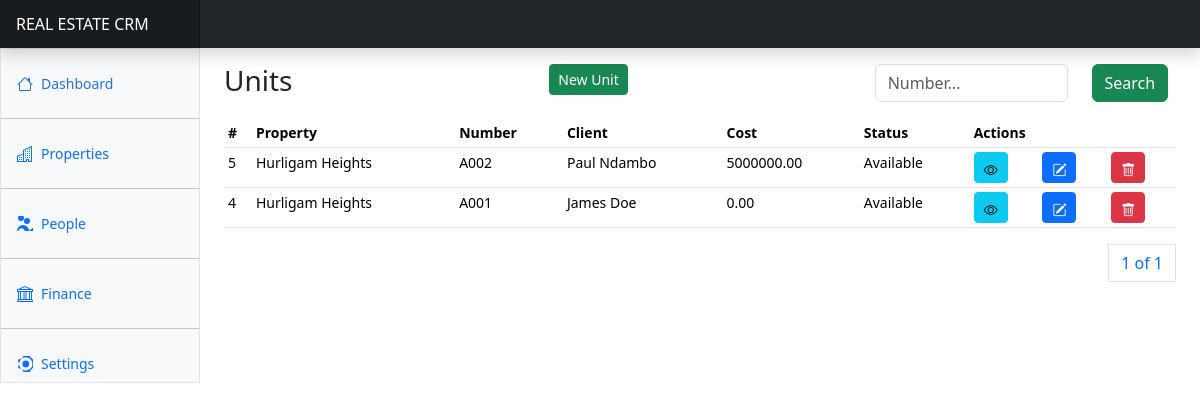
/properties/3/units/ (signed in), run on the app's committed database.
### apps/properties/models.py (models this page shows, shortened)
class PropertyUnit(AbstractBaseModel):
    unit_number = models.CharField(max_length=255)
    property = models.ForeignKey(
        Property, on_delete=models.CASCADE, related_name="propertyunits"
    )
    client = models.ForeignKey("users.Client", on_delete=models.SET_NULL, null=True)
    cost = models.DecimalField(max_digits=100, decimal_places=2, default=0)
    booking_fee = models.DecimalField(max_digits=100, decimal_places=2, default=0)
    deposit_fee = models.DecimalField(max_digits=100, decimal_places=2, default=0)
    unit_status = models.CharField(
        max_length=255, choices=UNIT_STATUSES, default="Available"
    )

class Property(AbstractBaseModel):
    name = models.CharField(max_length=255)
    property_type = models.CharField(max_length=255, choices=PROPERTY_TYPES)
    location = models.CharField(max_length=255)
    town = models.CharField(max_length=255, null=True)
    county = models.CharField(max_length=255, null=True)
    total_units = models.IntegerField(default=1)
    total_cost = models.DecimalField(max_digits=100, decimal_places=2)
    image = models.ImageField(upload_to="property_images/", null=True)
    title_deed = models.FileField(upload_to="property_title_deeds/", null=True)
    sold_out = models.BooleanField(default=False)
    booking_fee = models.DecimalField(max_digits=100, decimal_places=2, default=0)
    deposit_fee = models.DecimalField(max_digits=100, decimal_places=2, default=0)
    def __str__(self):
        return self.name

### apps/users/models.py (models this page shows)
class Client(AbstractBaseModel):
    name = models.CharField(max_length=255)
    email = models.EmailField(null=True)
    phone_number = models.CharField(max_length=255)
    id_number = models.CharField(max_length=255, null=True)
    kra_pin = models.CharField(max_length=255, null=True)
    gender = models.CharField(max_length=255)
    address = models.CharField(max_length=255, null=True)
    city = models.CharField(max_length=255, null=True)
    country = models.CharField(max_length=255, null=True)
    id_copy = models.FileField(upload_to="client_ids/", null=True)
    kra_certificate = models.FileField(upload_to="kra_cerificates/", null=True)
    photo = models.ImageField(upload_to="client_photos/", null=True)
    def __str__(self):
        return self.name

### apps/properties/units/views.py (the view, shortened to what this page needs)
# urls.py: path("<int:id>/units/", units, name="units"),
@login_required(login_url="/users/login")
def units(request, id):
    property = Property.objects.get(id=id)
    clients = Client.objects.all()
    units = PropertyUnit.objects.filter(property=property).order_by("-created")
    paginator = Paginator(units, 10)
    page_number = request.GET.get("page")
    page_obj = paginator.get_page(page_number)
    context = {
        "property": property,
        "page_obj": page_obj,
        "unit_statuses": UNIT_STATUSES,
        "clients": clients,
    }
    return render(request, "properties/units/units.html", context)

### templates/properties/units/units.html (shortened to what this page needs)
{% extends "base.html" %}
{% block content %}
<div class="row">
  <div class="col">
    <h3>Units</h3>
  </div>
  <div class="col">
    <button class="btn btn-success btn-sm" data-bs-toggle="modal" data-bs-target="#newUnitModal">New Unit</button>
  </div>
  <div class="col">
    <form method="POST">
      <div class="input-group mb-3">
        <div class="row">
          <div class="col-8">
            <input type="text" class="form-control" name="search_text" id="search_text" placeholder="Number..." >
          </div>
          <div class="col-4">
            <button class="btn btn-success">Search</button>
          </div>
        </div>
      </div>
    </form>
  </div>
</div>
<div class="row">
  <div class="table-responsive small">
    <table class="table table-sm">
      <thead>
        <tr>
          <th scope="col">#</th>
          <th scope="col">Property</th>
          <th scope="col">Number</th>
          <th scope="col">Client</th>
          <th scope="col">Cost</th>
          <th scope="col">Status</th>
          <th scope="col" colspan="3">Actions</th>
        </tr>
      </thead>
      <tbody>
        {% for unit in page_obj %}
        <tr>
          <td>{{unit.id}}</td>
          <td>{{unit.property}}</td>
          <td>{{unit.unit_number}}</td>
          <td>{% if unit.client %} {{unit.client}} {% else %} <a data-bs-toggle="modal" data-bs-target="#assignUnitModal{{ unit.id }}" class="btn btn-primary btn-sm"><i class="bi bi-person-plus"></i></a> {% endif %}</td>
          <td>{{unit.cost}}</td>
          <td>{{unit.unit_status}}</td>
          <td><a href="#" class="btn btn-info btn-sm" data-bs-toggle="modal" data-bs-target="#unitDetailsModal{{unit.id}}">
            <i class="bi bi-eye"></i>
          </a></td>
          <td><a class="btn btn-primary btn-sm" data-bs-toggle="modal" data-bs-target="#editUnitModal{{ unit.id }}">
            <i class="bi bi-pencil-square"></i>
          </a></td>
          <td><a class="btn btn-danger btn-sm" data-bs-toggle="modal" data-bs-target="#deleteUnitModal{{ unit.id }}">
            <i class="bi bi-trash"></i>
          </a></td>
        </tr>
        {% endfor %}
      </tbody>
    </table>
    <div>
      <nav aria-label="Page navigation example">
        <ul class="pagination justify-content-end">
          <a class="page-link" href="#">{{ page_obj.number }} of {{ page_obj.paginator.num_pages }}</a>
        </ul>
      </nav>
    </div>
  </div>
</div>
{% endblock content %}

### static/dashboard.css (style rules this page uses)
.bi { display: inline-block; width: 1rem; height: 1rem; }

### templates/base.html (style rules this page uses)
.bi { vertical-align: -.125em; fill: currentColor; }

### data on the page
PropertyUnit: id "5", property "Hurligam Heights", unit_number "A002", client "Paul Ndambo", cost "5000000.00", unit_status "Available"
PropertyUnit: id "4", property "Hurligam Heights", unit_number "A001", client "James Doe", cost "0.00", unit_status "Available"

### other printed values
{{ page_obj.number }} "1"
{{ page_obj.paginator.num_pages }} "1"
